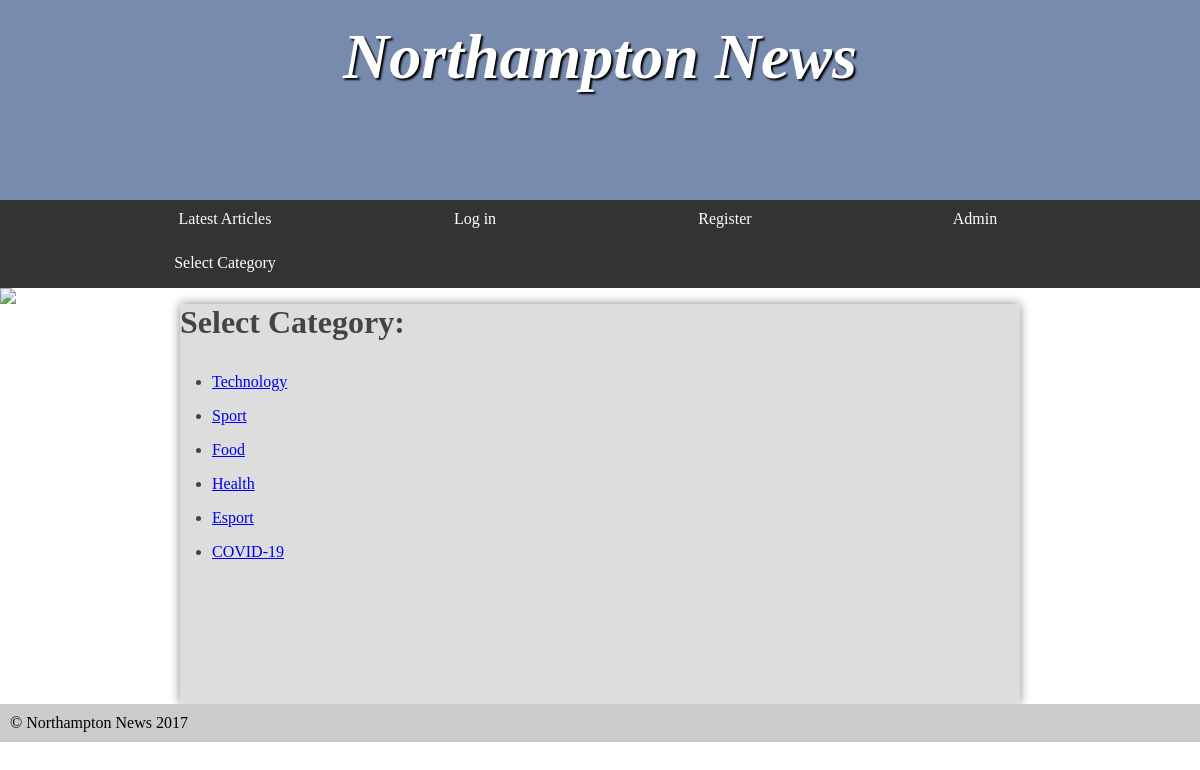
The page /as1/public/Category.php on the database its author committed.
### tables this page shows
CREATE TABLE `category` (
  `name` varchar(1000) DEFAULT NULL,
  `categoryId` int(11) NOT NULL AUTO_INCREMENT,
  PRIMARY KEY (`categoryId`)
);

### as1/public/Category.php (the view, shortened to what this page needs)
<?php
require '../header.php';
?>
<h2>Select Category:</h2>
<ul>
<?php
    $server = 'mysql';
    $username = 'student';
    $password = 'student';
    $schema = 'assignment1';
    $pdo = new PDO('mysql:dbname=' . $schema . ';host=' . $server, $username, $password);
        $stmt = $pdo->prepare('SELECT * FROM assignment1.category');
        $stmt->execute();
        foreach ($stmt as $row) {
            echo '<li><a href="viewArticle.php?categoryId=' . $row['categoryId'] . '">' . $row['name'] . '</a></li>';
        }
    ?>
<?php
require '../footer.php';
?>

### as1/public/styles.css (style rules this page uses)
* { margin: 0; padding: 0; }
html { font-family: 'Oxygen-Regular', times, verdana, sans-serif; }
body { background-color: #fff; }
main h2 { font-size:2em; }
p, li, h2 { margin-bottom: 1em; }
ul { margin-left: 2em; }

### rows shown on the page
category: name "Technology"
category: name "Sport"
category: name "Food"
category: name "Health"
category: name "Esport"
category: name "COVID-19"
